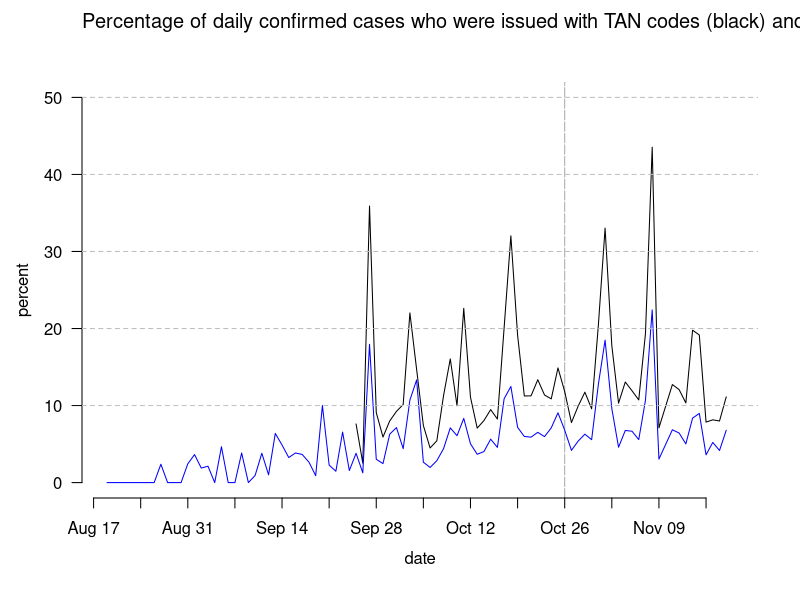
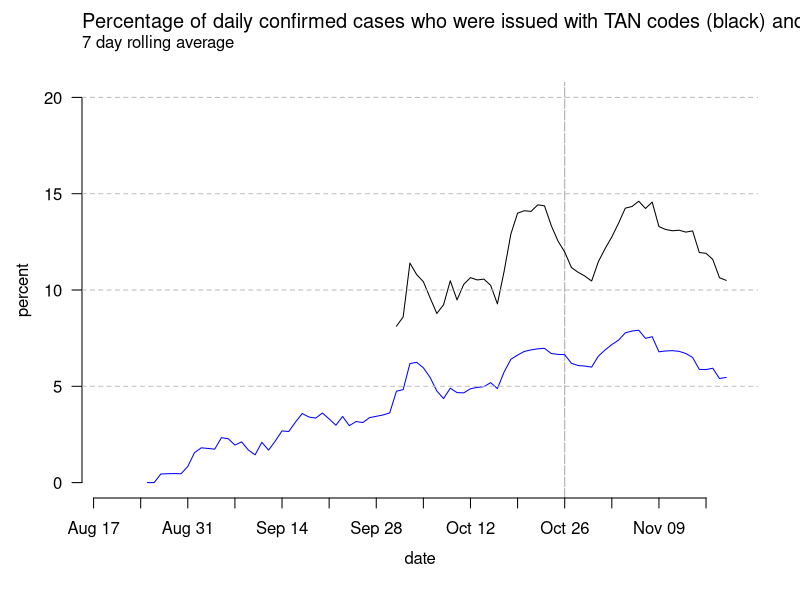

These charts were generated, in order, by the following R code:
###############################################################################
# load libraries
###############################################################################

library(readr)
library(dplyr)
library(tidyr)
library(lubridate)
library(zoo)
###############################################################################

## import data
###############################################################################

# # UNCOMMENT TO (RE-)DOWNLOAD DATA
# download.file(paste0("https://raw.githubusercontent.com/",
#                      "sledilnik/data/master/csv/stats.csv"),
#               "data/stats.csv")
# 
# download.file(paste0("https://raw.githubusercontent.com/",
#                      "sledilnik/data/master/ostanizdrav/merged.csv"),
#               "data/merged.csv")

confirmed.cases <- read_csv("data/stats.csv")


ostani.zdrav <-   read_csv("data/merged.csv")

## clean up data
###############################################################################

confirmed.cases %>% 
  select(date, tests.positive) ->   confirmed.cases

confirmed.cases %>% 
  right_join(ostani.zdrav, by = c("date" = "Date")) %>% 
  rename(issued = TAN.issued,
         published = TAN.users, 
         users = downloads.toDate,
         confirmed = tests.positive) -> df
             

## calculate stuff 
###############################################################################

df %>% 
  mutate(issued.7d = rollmean(issued, 7, align = "right", na.pad = TRUE),
         published.7d = rollmean(published, 7, align = "right", na.pad = TRUE),
         confirmed.7d = rollmean(confirmed, 7, align = "right", na.pad = TRUE),
         issued.confirmed = issued/confirmed * 100,
         publihsed.confirmed = published/confirmed*100 ,
         issued.confirmed.7d = issued.7d/confirmed.7d * 100,
         publihsed.confirmed.7d = published.7d/confirmed.7d *100 ) -> df



# plot ratio of  issued to positive
###############################################################################

png(filename="figures/TAN.vs.confirmed.png", 800, 480)
plot(df$date, df$issued.confirmed, 
     type = "l",
     ylab = "",
     xlab = "", 
     ylim = c(0,50),
     xlim = as.Date(c("2020-08-19", "2020-11-20")),
     axes = FALSE,
     panel.first={
       abline(v = as.Date("2020-10-26"), lty = "92", col = "darkgrey")
     })

axis.Date(1, df$date, at = seq(min(df$date), max(df$date), by="7 day"))
axis(2, las = 2, labels = )
lines(df$date, df$publihsed.confirmed, col = "blue")
abline(h = 10, lty = 2, col = "gray")
abline(h = 20, lty = 2, col = "gray")
abline(h = 30, lty = 2, col = "gray")
abline(h = 40, lty = 2, col = "gray")
abline(h = 50, lty = 2, col = "gray")

mtext(side = 3, line = 2.5,  adj = 0, cex = 1.2,
      "Percentage of daily confirmed cases who were issued with TAN codes (black) and who published TAN codes (blue)")
mtext(side = 2, line = 2.5,   cex = 1, 
      "percent")
mtext(side = 1, line = 2.5,   cex = 1, "date")
dev.off()


# plot ratio of  issued to positive 7 day rolling average 
###############################################################################

png(filename="figures/TAN.vs.confirmed.7d.png", 800, 480)
plot(df$date, df$issued.confirmed.7d, 
     type = "l",
     ylab = "",
     xlab = "", 
     ylim = c(0,20),
     xlim = as.Date(c("2020-08-19", "2020-11-20")),
     axes = FALSE,
     panel.first={
       abline(v = as.Date("2020-10-26"), lty = "92", col = "darkgrey")
     })

axis.Date(1, df$date, at = seq(min(df$date), max(df$date), by="7 day"))
axis(2, las = 2, labels = )
lines(df$date, df$publihsed.confirmed.7d, col = "blue")
abline(h = 10, lty = 2, col = "gray")
abline(h = 15, lty = 2, col = "gray")
abline(h = 5, lty = 2, col = "gray")
abline(h = 20, lty = 2, col = "gray")

mtext(side = 3, line = 2.5,  adj = 0, cex = 1.2,
      "Percentage of daily confirmed cases who were issued with TAN codes (black) and who published TAN codes (blue)")
mtext(side = 3, line = 1.5,  adj = 0, cex = 1,
      "7 day rolling average")

mtext(side = 2, line = 2.5,   cex = 1, 
      "percent")
mtext(side = 1, line = 2.5,   cex = 1, "date")
dev.off()



